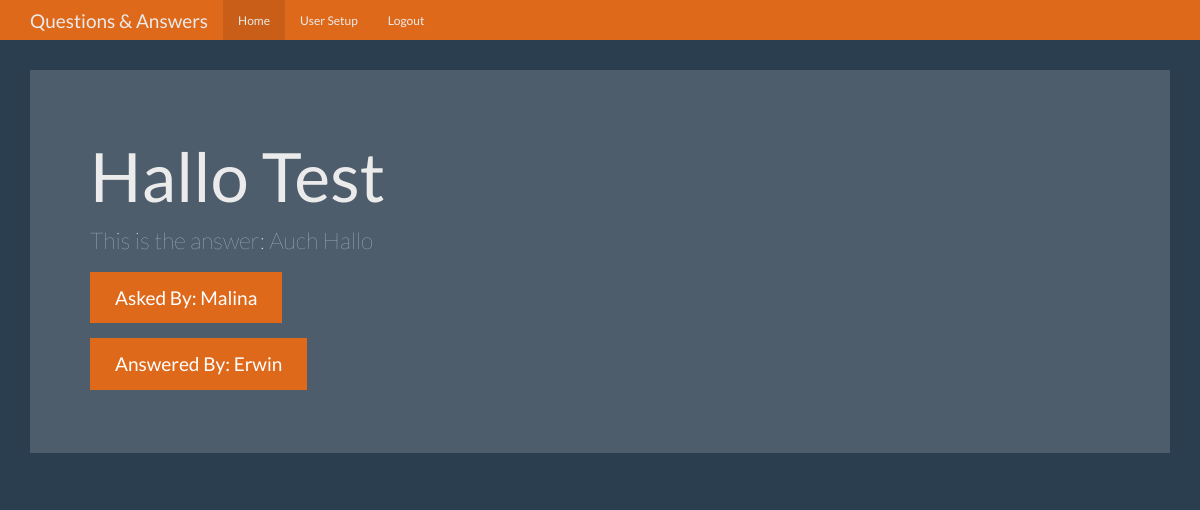
The page /question/1 (signed in) on the database its author committed.
### tables this page shows
CREATE TABLE questions (
    
    id integer primary key autoincrement,
    question_text text not null,
    answer_text text,
    asked_by_id integer not null,
    expert_id integer not null

);

CREATE TABLE users(
    id integer primary key autoincrement,
    name text not null,
    password text not null,
    expert boolean not null default 0,
    admin boolean not null default 0
);

### app.py (the view)
@app.route('/question/<question_id>')
def question(question_id):
    user = get_current_user()
    if not user:
        return redirect(url_for('login'))
    db = get_db()
    question_cur = db.execute('select questions.answer_text, questions.question_text, u.name as u_name, e.name as e_name  \
            from questions join users as u on u.id = questions.asked_by_id join users as e on e.id = questions.expert_id \
            where questions.id = ? ', [question_id] )
    question = question_cur.fetchone()
    return render_template('question.html', user = user, question = question)

### app.py (called while the page is built)
def get_current_user():
    user_result = None
    db = get_db()
    if 'user' in session:
        user = session['user']
        user_cur = db.execute('select id, name, password, expert, admin from users where name = ?', [user])
        user_result = user_cur.fetchone()
    return user_result

### database.py (called while the page is built)
def connect_db():
    sql = sqlite3.connect('questions.db')
    sql.row_factory = sqlite3.Row
    return sql

def get_db():
    if not hasattr(g, 'sqlite_db'):
        g.sqlite_db = connect_db()
    return g.sqlite_db

### templates/question.html (shortened to what this page needs)
<!DOCTYPE html>
<html lang="en">
  <head>
    <link href="{{ url_for( 'static', filename='bootstrap.min.css') }}" rel="stylesheet">
    <link href="{{ url_for( 'static', filename='theme.css') }}" rel="stylesheet">
  </head>
  <body>
    <nav class="navbar navbar-inverse navbar-fixed-top">
      <div class="container">
        <div class="navbar-header">
          <a class="navbar-brand" href="#">Questions & Answers</a>
        </div>
        <div id="navbar" class="navbar-collapse collapse">
          <ul class="nav navbar-nav">
              <li class="active"><a href="{{ url_for('index') }}">Home</a></li>
            {% if user and user['admin'] %}
            <li><a href="{{ url_for('users') }}">User Setup</a></li>
            {% endif %}
            {% if user %}
            <li><a href="{{ url_for('logout') }}">Logout</a></li>
            {% endif %}
          </ul>
        </div>
      </div>
    </nav>
    <div class="container theme-showcase" role="main">
      <div class="jumbotron">
          <h1> {{ question['question_text'] }} </h1>
          <p>This is the answer: {{ question['answer_text'] }} </p>
          <p><a class="btn btn-primary btn-lg">Asked By: {{ question['u_name'] }} </a></p>
          <p><a class="btn btn-primary btn-lg">Answered By: {{ question['e_name']}} </a></p>
      </div>
    </div>
  </body>
</html>

### static/theme.css (style rules this page uses)
body { padding-top: 70px; padding-bottom: 30px; }

### rows shown on the page
questions: question_text "Hallo Test", answer_text "Auch Hallo"
users: u_name "Malina"
users: e_name "Erwin"
